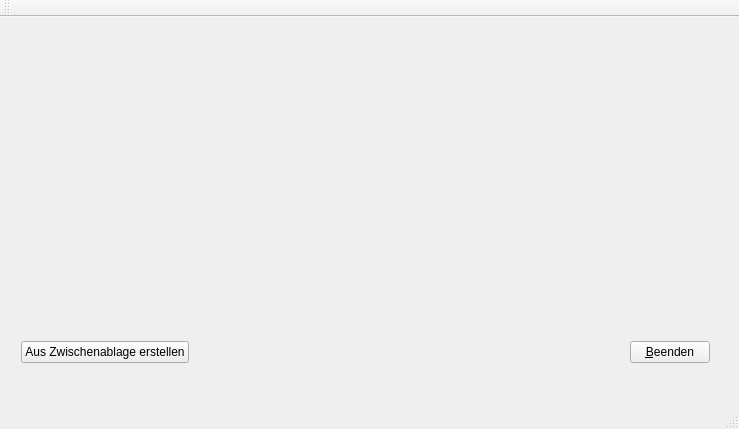
<?xml version="1.0" encoding="UTF-8"?>
<ui version="4.0">
 <class>QRClipboard</class>
 <widget class="QMainWindow" name="QRClipboard">
  <property name="geometry">
   <rect>
    <x>0</x>
    <y>0</y>
    <width>739</width>
    <height>429</height>
   </rect>
  </property>
  <property name="windowTitle">
   <string>QRClipboard</string>
  </property>
  <widget class="QWidget" name="centralWidget">
   <widget class="QWidget" name="horizontalLayoutWidget">
    <property name="geometry">
     <rect>
      <x>10</x>
      <y>310</y>
      <width>711</width>
      <height>51</height>
     </rect>
    </property>
    <layout class="QHBoxLayout" name="horizontalLayout">
     <item>
      <widget class="QPushButton" name="pushButton">
       <property name="text">
        <string>Aus Zwischenablage erstellen</string>
       </property>
      </widget>
     </item>
     <item>
      <spacer name="horizontalSpacer">
       <property name="orientation">
        <enum>Qt::Horizontal</enum>
       </property>
       <property name="sizeHint" stdset="0">
        <size>
         <width>40</width>
         <height>20</height>
        </size>
       </property>
      </spacer>
     </item>
     <item>
      <widget class="QPushButton" name="pushButton_2">
       <property name="text">
        <string>&amp;Beenden</string>
       </property>
      </widget>
     </item>
    </layout>
   </widget>
   <widget class="QWidget" name="horizontalLayoutWidget_2">
    <property name="geometry">
     <rect>
      <x>10</x>
      <y>10</y>
      <width>711</width>
      <height>291</height>
     </rect>
    </property>
    <layout class="QHBoxLayout" name="horizontalLayout_2">
     <item>
      <widget class="QRWidget" name="qrBereich" native="true"/>
     </item>
    </layout>
   </widget>
  </widget>
  <widget class="QMenuBar" name="menuBar">
   <property name="geometry">
    <rect>
     <x>0</x>
     <y>0</y>
     <width>739</width>
     <height>20</height>
    </rect>
   </property>
  </widget>
  <widget class="QToolBar" name="mainToolBar">
   <attribute name="toolBarArea">
    <enum>TopToolBarArea</enum>
   </attribute>
   <attribute name="toolBarBreak">
    <bool>false</bool>
   </attribute>
  </widget>
  <widget class="QStatusBar" name="statusBar"/>
 </widget>
 <layoutdefault spacing="6" margin="11"/>
 <customwidgets>
  <customwidget>
   <class>QRWidget</class>
   <extends>QWidget</extends>
   <header>QRWidget.hpp</header>
  </customwidget>
 </customwidgets>
 <resources/>
 <connections/>
</ui>
